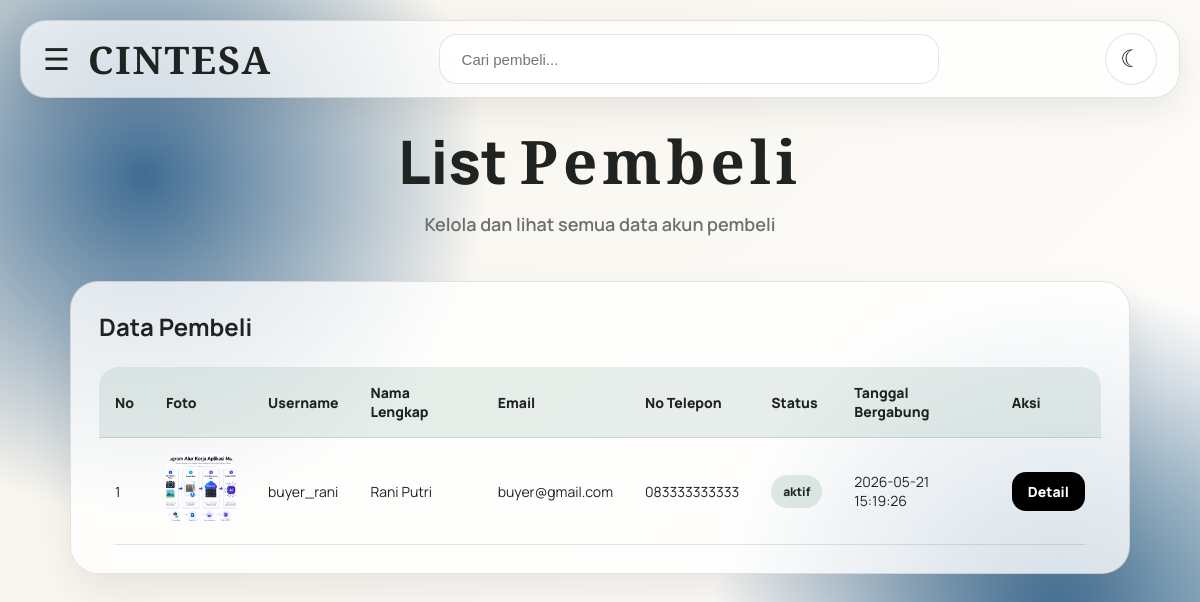
/admin/list_pembeli.php (signed in), run on the app's committed database.
### tables this page shows
CREATE TABLE `user` (
  `id_user` int(11) NOT NULL,
  `foto_profile` varchar(255) DEFAULT NULL,
  `username` varchar(50) NOT NULL,
  `nama_lengkap` varchar(100) NOT NULL,
  `email` varchar(100) NOT NULL,
  `password` varchar(255) NOT NULL,
  `nomor_telepon` varchar(20) DEFAULT NULL,
  `role` enum('admin','penjual','pembeli') NOT NULL,
  `status` enum('aktif','nonaktif') DEFAULT 'aktif',
  `tanggal_bergabung` datetime DEFAULT current_timestamp()
);

### admin/list_pembeli.php (the view, shortened to what this page needs)
<?php
include '../include/koneksi.php';
$query = mysqli_query($koneksi, "SELECT * FROM user
    WHERE role='pembeli'
    ORDER BY tanggal_bergabung DESC
");
?>
<!DOCTYPE html>
<html lang="id">
<head>
    <link rel="stylesheet" href="../assets/css/login.css">
    <link rel="stylesheet" href="../assets/css/admin.css">
    <link rel="stylesheet" href="../assets/css/table_admin.css">
</head>
<body>
<nav class="top-navbar">
    <div class="nav-left">
        <button class="menu-btn" id="menuToggle">☰</button>
        <h2>CINTESA</h2>
    </div>
    <div class="nav-center">
        <input type="text" placeholder="Cari pembeli...">
    </div>
    <div class="nav-right">
        <button class="theme-toggle" id="themeToggle">☾</button>
    </div>
</nav>
<div class="admin-container">
    <div class="admin-header">
        <h1>List <span class="brand">Pembeli</span></h1>
        <p>Kelola dan lihat semua data akun pembeli</p>
    </div>
    <div class="table-card">
        <div class="table-title">
            <h2>Data Pembeli</h2>
        </div>
        <div class="table-responsive">
            <table class="admin-table">
                <thead>
                    <tr>
                        <th>No</th>
                        <th>Foto</th>
                        <th>Username</th>
                        <th>Nama Lengkap</th>
                        <th>Email</th>
                        <th>No Telepon</th>
                        <th>Status</th>
                        <th>Tanggal Bergabung</th>
                        <th>Aksi</th>
                    </tr>
                </thead>
                <tbody>
                    <?php
                    $no = 1;
                    if (mysqli_num_rows($query) > 0) {
                        while ($data = mysqli_fetch_assoc($query)) {
                    ?>
                    <tr>
                        <td>
                            <?php echo $no++; ?>
                        </td>
                        <td>
                            <?php if (!empty($data['foto_profile'])) { ?>
                                <img
                                    class="table-img"
                                    src="../uploads/profile/<?php echo htmlspecialchars($data['foto_profile']); ?>"
                                >
                            <?php } else { ?>
                                <span class="empty-text">
                                    Tidak ada foto
                                </span>
                            <?php } ?>
                        </td>
                        <td>
                            <?php echo htmlspecialchars($data['username']); ?>
                        </td>
                        <td>
                            <?php echo htmlspecialchars($data['nama_lengkap']); ?>
                        </td>
                        <td>
                            <?php echo htmlspecialchars($data['email']); ?>
                        </td>
                        <td>
                            <?php echo htmlspecialchars($data['nomor_telepon']); ?>
                        </td>
                        <td>
                            <span class="status-badge">
                                <?php echo htmlspecialchars($data['status']); ?>
                            </span>
                        </td>
                        <td>
                            <?php echo htmlspecialchars($data['tanggal_bergabung']); ?>
                        </td>
                        <td>
                            <a
                                class="btn-detail"
                                href="detail_user.php?id=<?php echo $data['id_user']; ?>"
                            >
                                Detail
                            </a>
                        </td>
                    </tr>
                    <?php
                        }
                    } ?>
                </tbody>
            </table>
        </div>
    </div>
</div>
</body>
</html>

### assets/css/login.css (style rules this page uses)
* { margin: 0; padding: 0; box-sizing: border-box; }
:root { --bg-1: #f7f3ea; --bg-2: #ded7ca; --bg-3: #9dbdb1; --text: #1f2422; --muted: #6a706d; --field: rgba(255, 255, 255, 0.78); --border: rgba(31, 36, 34, 0.12); --black: #080808; --box: rgba(255, 255, 255, 0.55); --accent: #7b9b91; }
body { min-height: 100svh; font-family: "Manrope", Arial, sans-serif; color: var(--text); background: radial-gradient(circle at 12% 22%, #3f6c93, transparent 28%), radial-gradient(circle at 88% 78%, #3f6c93, transparent 28%), radial-gradient(circle at bottom right, #b9d3ca, transparent 28%), linear-gradient(135deg, #f7f3ea, #ffffff); display: grid; place-items: center; padding: 90px 24px 40px; transition: 0.4s ease; }
.theme-toggle { position: fixed; top: 28px; right: 32px; width: 52px; height: 52px; border: none; border-radius: 50%; cursor: pointer; background: var(--box); color: var(--text); border: 1px solid var(--border); backdrop-filter: blur(14px); font-size: 24px; transition: 0.3s ease; z-index: 10; }

### assets/css/admin.css (style rules this page uses)
.admin-container { width: min(100%, 1200px); margin-top: 130px; animation: fadeUp 0.9s ease both; }
.top-navbar { position: fixed; top: 20px; left: 20px; right: 20px; height: 78px; background: rgba(255,255,255,0.72); border: 1px solid var(--border); border-radius: 26px; backdrop-filter: blur(16px); display: flex; align-items: center; justify-content: space-between; padding: 0 22px; z-index: 999; box-shadow: 0 12px 35px rgba(0,0,0,0.08); }
.nav-left { display: flex; align-items: center; gap: 18px; }
.nav-left h2 { font-family: "Playfair Display", serif; letter-spacing: 2px; font-size: 38px; color: var(--text); }
.menu-btn { border: none; background: transparent; font-size: 30px; cursor: pointer; color: var(--text); }
.nav-center { flex: 1; display: flex; justify-content: center; padding: 0 40px; }
.nav-center input { width: min(100%, 500px); height: 50px; border: 1px solid var(--border); border-radius: 18px; padding: 0 22px; outline: none; background: var(--field); color: var(--text); font-size: 15px; transition: 0.3s ease; }
.nav-right { display: flex; align-items: center; gap: 14px; }
.theme-toggle { position: static; width: 52px; height: 52px; flex-shrink: 0; }
.admin-header { text-align: center; margin-bottom: 45px; }
.admin-header h1 { font-size: clamp(38px, 5vw, 62px); font-weight: 800; color: var(--text); margin-bottom: 10px; }
.admin-header .brand { font-family: "Playfair Display", serif; letter-spacing: 5px; }
.admin-header p { font-size: 18px; color: var(--muted); font-weight: 600; }
@media (max-width: 1200px) { body { display: block !important; padding: 120px 24px 40px; } }
@media (max-width: 1200px) { .admin-container { width: 92%; margin: 0 auto; } }

### assets/css/table_admin.css (style rules this page uses)
.table-card { width: 100%; background: var(--field); border: 1px solid var(--border); border-radius: 28px; padding: 28px; backdrop-filter: blur(14px); box-shadow: 0 18px 40px rgba(0,0,0,0.08); }
.table-title { display: flex; justify-content: space-between; align-items: center; gap: 16px; margin-bottom: 24px; }
.table-title h2 { color: var(--text); font-size: 24px; }
.table-responsive { width: 100%; overflow-x: auto; border-radius: 20px; }
.admin-table { width: 100%; min-width: 950px; border-collapse: collapse; }
.admin-table th, .admin-table td { padding: 16px; text-align: left; border-bottom: 1px solid var(--border); color: var(--text); font-size: 14px; vertical-align: middle; }
.admin-table th { background: rgba(157,189,177,0.25); font-weight: 800; }
.table-img { width: 70px; height: 70px; object-fit: cover; border-radius: 16px; }
.btn-detail { display: inline-flex; align-items: center; justify-content: center; padding: 10px 16px; border-radius: 14px; background: #000; color: #fff; text-decoration: none; font-weight: 800; transition: 0.3s ease; }
.status-badge { display: inline-block; padding: 8px 12px; border-radius: 999px; background: rgba(157,189,177,0.32); font-weight: 800; font-size: 12px; }

### data on the page
user: foto_profile (picture), username "buyer_rani", nama_lengkap "Rani Putri", email "buyer@gmail.com", nomor_telepon "083333333333", status "aktif", tanggal_bergabung "2026-05-21 15:19:26"
